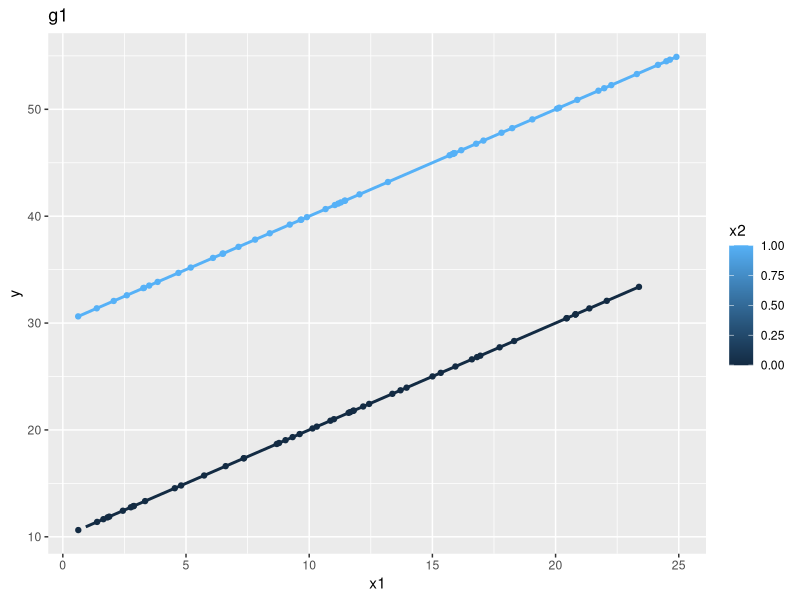
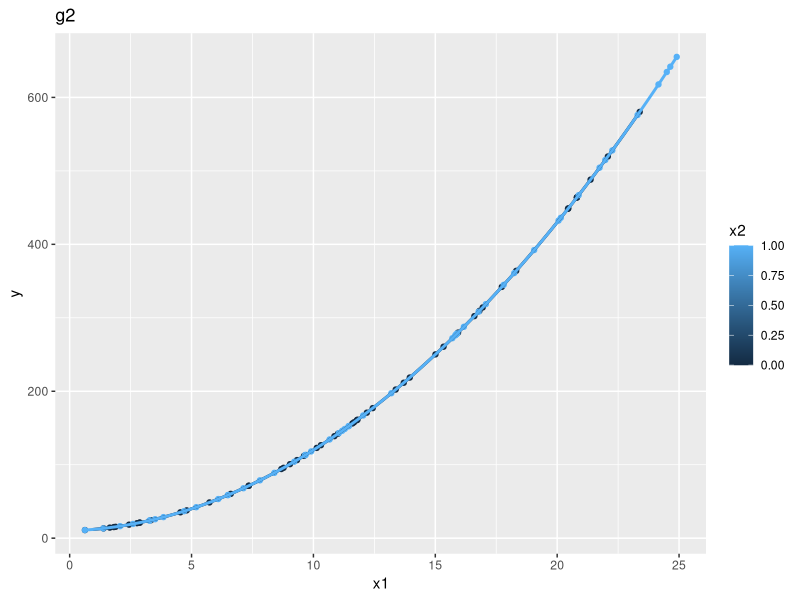
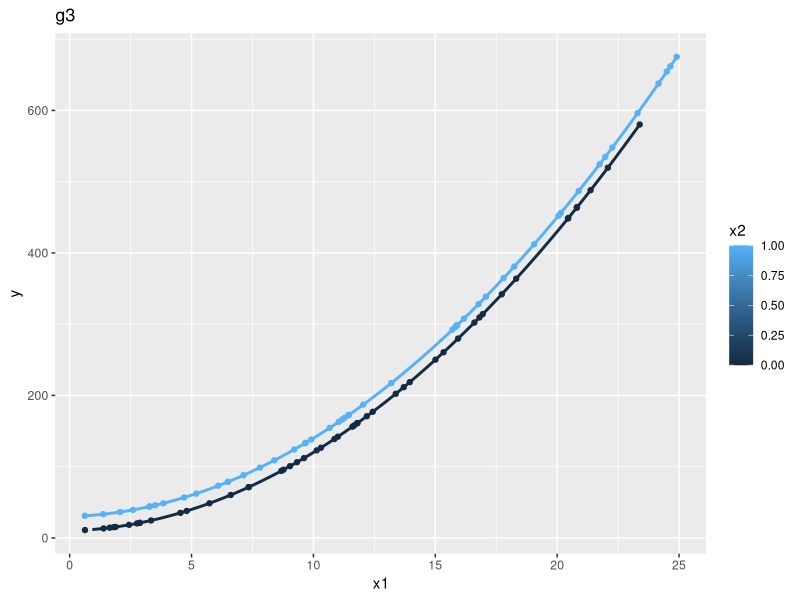
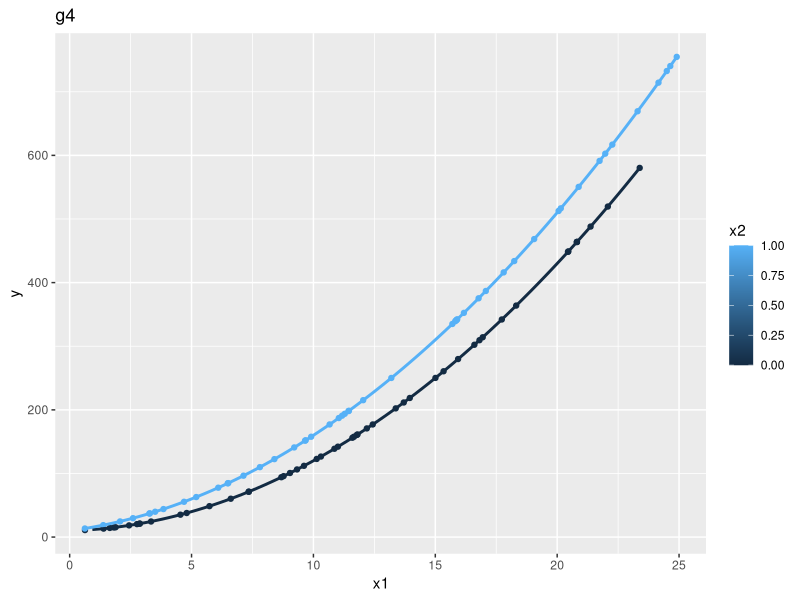
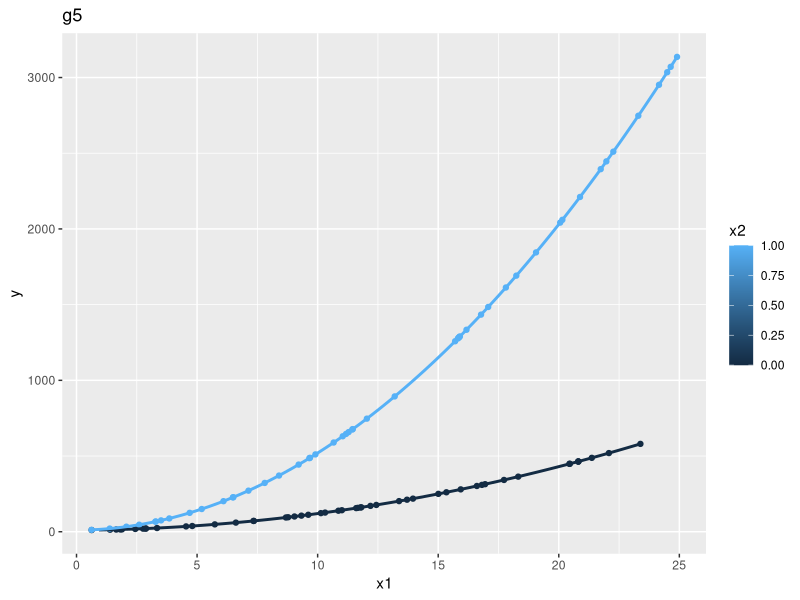

Generate these figures, in order, with R:
## ---- chunk 1
knitr::opts_chunk$set(echo = TRUE)
library(tidyverse)
library(glue)
## ---- chunk 2
#initilaze parameters
b0 <-  10
b1 <-1
b2 <-20
b3 <-1
b4 <-4
b5 <-4
eps <- rnorm(100)
x1 <- runif(100,0,25)
x3 <- x1^2
x2 <- c(rep(0,50),rep(1,50))
g1 <- b0 +b1*x1+b2*x2
g2 <- b0 +b1*x1+b3*x3
g3 <- b0 +b1*x1+b2*x2 +b3*x3
g4 <- b0 +b1*x1+b3*x3 + b4 *x1*x2
g5 <- b0 +b1*x1+b3*x3 + b5 *x3*x2

mat <- cbind(g1,g2,g3,g4,g5)
for (i in 1:5){
  y <- mat[,i]
  tbl <-  tibble(x=x1,y=y,x2 =x2)
  #plot data
  print(ggplot(data = tbl,aes(x = x1, y = y,group = x2,color = x2)) +
    geom_point()+
    ggtitle(glue("g{i}"))+
    geom_smooth(fullrange=TRUE))
}

